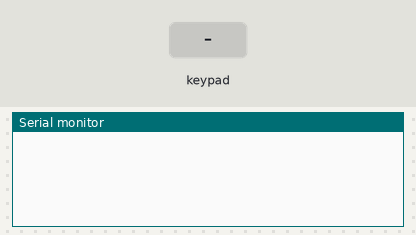
This sketch was run on a simulated Arduino Uno, built with avr-gcc and run on an emulated ATmega328P. On the bench: the last lines printed to the serial monitor. The test bench sets the inputs (shaded band).

Above: at 1.2 s.
1.3 s: key '1' pressed
At 1.9 s:
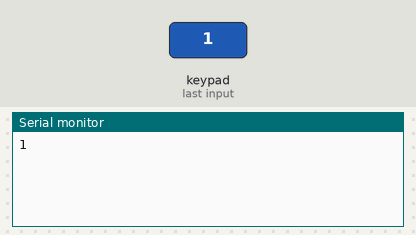
2.8 s: keypad keys 4 3 2 pressed 0.4 s apart
At 4.8 s:
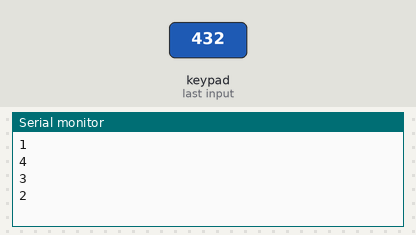
5.5 s: key '5' pressed
At 6.5 s:
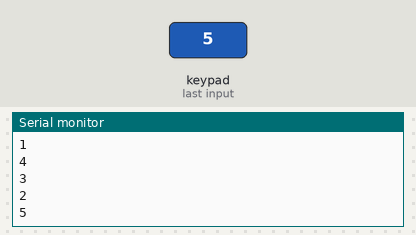
7.0 s: keypad keys 5 6 7 pressed 0.4 s apart
At 8.3 s:
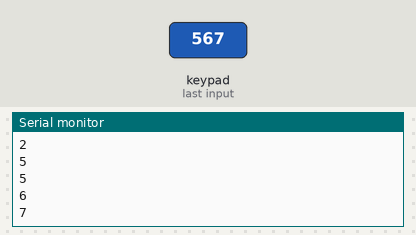
Timing chart, 0 to 10.0 s (numbered marks = the images above; inputs shaded):
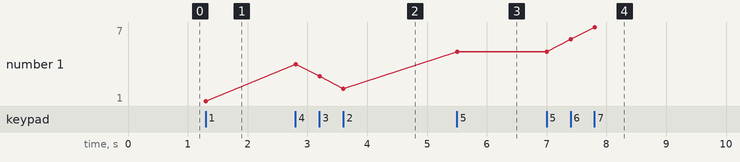

Measured:
- after the input at 1.3 s, the serial monitor: prints a new line at once (image 1)
- after the input at 2.8 s, the serial monitor: prints a new line at once (image 2)
- after the input at 5.5 s, the serial monitor: prints a new line at once (image 3)
- after the input at 7.0 s, the serial monitor: prints a new line after 0.41 s (image 4)
- plotted number 1: 1 → 2 after the input at 2.8 s, 2 → 5 after the input at 5.5 s, 5 → 7 after the input at 7.0 s

The sketch:

keypad.ino
```cpp
#include <Key.h>
#include <Keypad.h>

const byte ROWS = 3;
const byte COLS = 3;

char hexaKeys[ROWS][COLS] = {
  {'1','2','3'},
  {'4','5','6'},
  {'7','8','9'}
};
byte rowPins[ROWS] = {4, 3, 2};
byte colPins[COLS] = {5, 6, 7};

Keypad customKeypad = Keypad( makeKeymap(hexaKeys), rowPins, colPins, ROWS, COLS);


void setup() {
  Serial.begin(9600);

}

void loop() {
  char customKey = customKeypad.getKey();

  if (customKey){
    Serial.println(customKey);
  }
}
```
